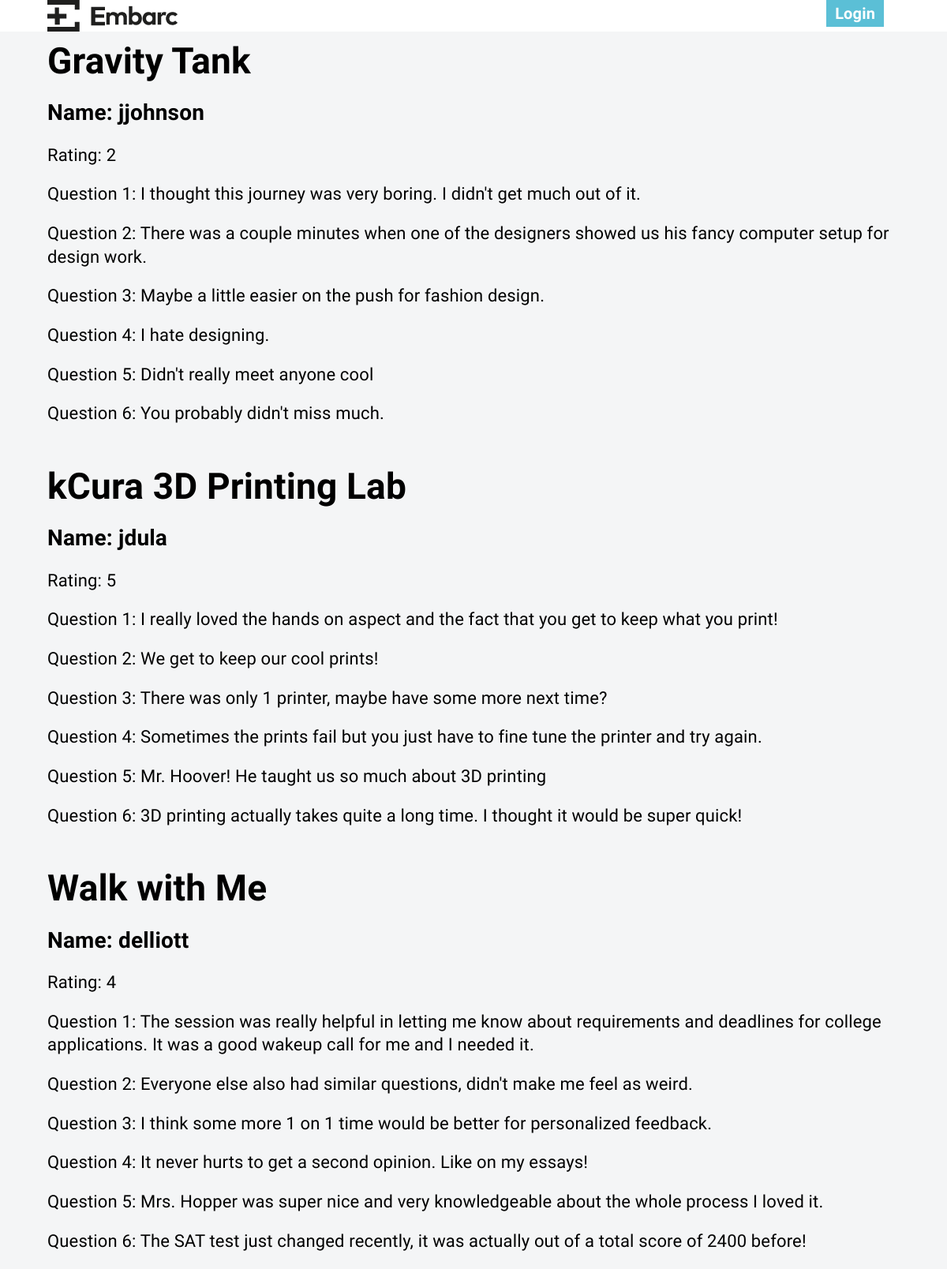
/admin_feedback/, run on the app's committed database.
### embarc/models.py (models this page shows)
class Feedback(db.Model):
    id = db.Column(db.Integer, primary_key=True)
    name = db.Column(db.String(120), unique=False, nullable=False)
    journeyname = db.Column(db.Integer, unique=False, nullable=False)
    journeyid = db.Column(db.Integer, unique=False, nullable=False)
    rating = db.Column(db.Integer, unique=False, nullable=False)
    q1 = db.Column(db.String(3000), unique=False, nullable=False)
    q2 = db.Column(db.String(3000), unique=False, nullable=False)
    q3 = db.Column(db.String(3000), unique=False, nullable=False)
    q4 = db.Column(db.String(3000), unique=False, nullable=False)
    q5 = db.Column(db.String(3000), unique=False, nullable=False)
    q6 = db.Column(db.String(3000), unique=False, nullable=False)
    date = db.Column(db.DateTime, nullable=False, default=datetime.utcnow)

### embarc/views.py (the view)
@app.route('/admin_feedback/')
def show_admin_feedback():
    feedback = Feedback.query.all()
    max_journey = Journey.query.all()[-1].id
    context = {}
    context['list_by_journey_id'] = []
    i = 1
    list = []
    while i < max_journey + 1:
        for feed in feedback:
            if feed.journeyid == i:
                context['list_by_journey_id'].append(feed)
        i += 1
    return render_template('admin_feedback.html', user=current_user, **context)

### embarc/views.py (called while the page is built)
@app.before_request
def get_current_user():
    g.user = current_user

### embarc/templates/admin_feedback.html
{% extends 'layout.html' %}
{% block body %}
<div class="container">
    {% for feed in list_by_journey_id %}
        <h1>{{feed.journeyname}}</h1>
        <h3>Name: {{feed.name}}</h3>
        <h4>Rating: {{feed.rating}}</h4>
        <h4>Question 1: {{feed.q1}}</h4>
        <h4>Question 2: {{feed.q2}}</h4>
        <h4>Question 3: {{feed.q3}}</h4>
        <h4>Question 4: {{feed.q4}}</h4>
        <h4>Question 5: {{feed.q5}}</h4>
        <h4>Question 6: {{feed.q6}}</h4>
    {% endfor %}
</div>
{% endblock %}

### embarc/static/css/all.css (style rules this page uses)
*,*:after,*:before { box-sizing:inherit }
html { box-sizing:border-box;font-size:62.5% }
body { color:#000;font-family:'Roboto', 'Helvetica Neue', 'Helvetica', 'Arial', sans-serif;font-size:1.6em;font-weight:300;letter-spacing:.01em;line-height:1.6 }
.container { margin:0 auto;max-width:112.0rem;padding:0 2.0rem;position:relative;width:100% }
h1,h2,h3,h4,h5,h6 { font-weight:300;letter-spacing:-.1rem;margin-bottom:2.0rem;margin-top:0 }
h1 { font-size:4.6rem;line-height:1.2 }
h3 { font-size:2.8rem;line-height:1.3 }
h4 { font-size:2.2rem;letter-spacing:-.08rem;line-height:1.35 }
body { margin:0;background-color:#f4f5f6;font-family:'Source Sans Pro', sans-serif }
h1 { margin-top:5rem;margin-bottom:2rem }
h1,h2,h3 { font-weight:700 }
h1,h2,h3,h4 { letter-spacing:inherit }

### data on the page
Feedback: journeyname "Gravity Tank", name "jjohnson", rating "2", q1 "I thought this journey was very boring. I didn't get much out of it.", q2 "There was a couple minutes when one of the designers showed us his fancy computer setup for design work.", q3 "Maybe a little easier on the push for fashion design.", q4 "I hate designing.", q5 "Didn't really meet anyone cool", q6 "You probably didn't miss much."
Feedback: journeyname "kCura 3D Printing Lab", name "jdula", rating "5", q1 "I really loved the hands on aspect and the fact that you get to keep what you print!", q2 "We get to keep our cool prints!", q3 "There was only 1 printer, maybe have some more next time?", q4 "Sometimes the prints fail but you just have to fine tune the printer and try again.", q5 "Mr. Hoover! He taught us so much about 3D printing", q6 "3D printing actually takes quite a long time. I thought it would be super quick!"
Feedback: journeyname "Walk with Me", name "delliott", rating "4", q1 "The session was really helpful in letting me know about requirements and deadlines for college applications. It was a good wakeup call for me and I needed it.", q2 "Everyone else also had similar questions, didn't make me feel as weird.", q3 "I think some more 1 on 1 time would be better for personalized feedback.", q4 "It never hurts to get a second opinion. Like on my essays!", q5 "Mrs. Hopper was super nice and very knowledgeable about the whole process I loved it.", q6 "The SAT test just changed recently, it was actually out of a total score of 2400 before!"
